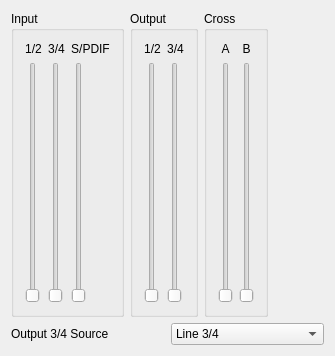
<ui version="4.0" >
 <comment>Copyright (C) 2005-2008 by Daniel Wagner
	
	This file is part of FFADO
	FFADO = Free FireWire (pro-)audio drivers for linux
	
	FFADO is based upon FreeBoB.
	
	This program is free software: you can redistribute it and/or modify
	it under the terms of the GNU General Public License as published by
	the Free Software Foundation, either version 2 of the License, or
	(at your option) version 3 of the License.
	
	This program is distributed in the hope that it will be useful,
	but WITHOUT ANY WARRANTY; without even the implied warranty of
	MERCHANTABILITY or FITNESS FOR A PARTICULAR PURPOSE.  See the
	GNU General Public License for more details.
</comment>
 <class>BCoAudio5ControlUI</class>
 <widget class="QWidget" name="BCoAudio5ControlUI" >
  <property name="geometry" >
   <rect>
    <x>0</x>
    <y>0</y>
    <width>335</width>
    <height>356</height>
   </rect>
  </property>
  <property name="windowTitle" >
   <string>BridgeCo Audio 5 Control</string>
  </property>
  <layout class="QGridLayout" >
   <item row="1" column="0" >
    <widget class="QLabel" name="textLabel1_2_3_2" >
     <property name="text" >
      <string>Output 3/4 Source</string>
     </property>
     <property name="wordWrap" >
      <bool>false</bool>
     </property>
    </widget>
   </item>
   <item row="1" column="1" >
    <widget class="QComboBox" name="comboMixSource" >
     <item>
      <property name="text" >
       <string>Line 3/4</string>
      </property>
     </item>
     <item>
      <property name="text" >
       <string>Mix</string>
      </property>
     </item>
     <item>
      <property name="text" >
       <string>SPDIF</string>
      </property>
     </item>
    </widget>
   </item>
   <item row="0" column="0" colspan="2" >
    <layout class="QHBoxLayout" >
     <item>
      <widget class="QGroupBox" name="groupBox1" >
       <property name="title" >
        <string>Input</string>
       </property>
       <layout class="QGridLayout" >
        <item row="0" column="1" >
         <widget class="QLabel" name="textLabel2_2" >
          <property name="text" >
           <string>3/4</string>
          </property>
          <property name="alignment" >
           <set>Qt::AlignCenter</set>
          </property>
          <property name="wordWrap" >
           <bool>false</bool>
          </property>
         </widget>
        </item>
        <item row="0" column="2" >
         <widget class="QLabel" name="textLabel2_4_2" >
          <property name="text" >
           <string>S/PDIF</string>
          </property>
          <property name="alignment" >
           <set>Qt::AlignCenter</set>
          </property>
          <property name="wordWrap" >
           <bool>false</bool>
          </property>
         </widget>
        </item>
        <item row="1" column="2" >
         <widget class="QSlider" name="sldInputSPDIF" >
          <property name="minimum" >
           <number>0</number>
          </property>
          <property name="maximum" >
           <number>32767</number>
          </property>
          <property name="singleStep" >
           <number>10000</number>
          </property>
          <property name="pageStep" >
           <number>1000</number>
          </property>
          <property name="orientation" >
           <enum>Qt::Vertical</enum>
          </property>
          <property name="tickInterval" >
           <number>10000</number>
          </property>
         </widget>
        </item>
        <item row="1" column="1" >
         <widget class="QSlider" name="sldInput34" >
          <property name="minimum" >
           <number>0</number>
          </property>
          <property name="maximum" >
           <number>32767</number>
          </property>
          <property name="singleStep" >
           <number>10000</number>
          </property>
          <property name="pageStep" >
           <number>1000</number>
          </property>
          <property name="orientation" >
           <enum>Qt::Vertical</enum>
          </property>
          <property name="tickInterval" >
           <number>10000</number>
          </property>
         </widget>
        </item>
        <item row="0" column="0" >
         <widget class="QLabel" name="textLabel2" >
          <property name="text" >
           <string>1/2</string>
          </property>
          <property name="alignment" >
           <set>Qt::AlignCenter</set>
          </property>
          <property name="wordWrap" >
           <bool>false</bool>
          </property>
         </widget>
        </item>
        <item row="1" column="0" >
         <widget class="QSlider" name="sldInput12" >
          <property name="minimum" >
           <number>0</number>
          </property>
          <property name="maximum" >
           <number>32767</number>
          </property>
          <property name="singleStep" >
           <number>10000</number>
          </property>
          <property name="pageStep" >
           <number>1000</number>
          </property>
          <property name="orientation" >
           <enum>Qt::Vertical</enum>
          </property>
          <property name="tickInterval" >
           <number>10000</number>
          </property>
         </widget>
        </item>
       </layout>
      </widget>
     </item>
     <item>
      <widget class="QGroupBox" name="groupBox1_2" >
       <property name="title" >
        <string>Output</string>
       </property>
       <layout class="QGridLayout" >
        <item row="0" column="0" >
         <widget class="QLabel" name="textLabel2_3" >
          <property name="text" >
           <string>1/2</string>
          </property>
          <property name="alignment" >
           <set>Qt::AlignCenter</set>
          </property>
          <property name="wordWrap" >
           <bool>false</bool>
          </property>
         </widget>
        </item>
        <item row="1" column="0" >
         <widget class="QSlider" name="sldOutput12" >
          <property name="minimum" >
           <number>0</number>
          </property>
          <property name="maximum" >
           <number>32767</number>
          </property>
          <property name="singleStep" >
           <number>10000</number>
          </property>
          <property name="pageStep" >
           <number>1000</number>
          </property>
          <property name="orientation" >
           <enum>Qt::Vertical</enum>
          </property>
          <property name="tickInterval" >
           <number>10000</number>
          </property>
         </widget>
        </item>
        <item row="1" column="1" >
         <widget class="QSlider" name="sldOutput34" >
          <property name="minimum" >
           <number>0</number>
          </property>
          <property name="maximum" >
           <number>32767</number>
          </property>
          <property name="singleStep" >
           <number>10000</number>
          </property>
          <property name="pageStep" >
           <number>1000</number>
          </property>
          <property name="orientation" >
           <enum>Qt::Vertical</enum>
          </property>
          <property name="tickInterval" >
           <number>10000</number>
          </property>
         </widget>
        </item>
        <item row="0" column="1" >
         <widget class="QLabel" name="textLabel2_2_2" >
          <property name="text" >
           <string>3/4</string>
          </property>
          <property name="alignment" >
           <set>Qt::AlignCenter</set>
          </property>
          <property name="wordWrap" >
           <bool>false</bool>
          </property>
         </widget>
        </item>
       </layout>
      </widget>
     </item>
     <item>
      <widget class="QGroupBox" name="groupBox1_2_2" >
       <property name="title" >
        <string>Cross</string>
       </property>
       <layout class="QGridLayout" >
        <item row="1" column="0" >
         <widget class="QSlider" name="sldCrossA" >
          <property name="minimum" >
           <number>0</number>
          </property>
          <property name="maximum" >
           <number>32767</number>
          </property>
          <property name="singleStep" >
           <number>10000</number>
          </property>
          <property name="pageStep" >
           <number>1000</number>
          </property>
          <property name="orientation" >
           <enum>Qt::Vertical</enum>
          </property>
          <property name="tickInterval" >
           <number>10000</number>
          </property>
         </widget>
        </item>
        <item row="1" column="1" >
         <widget class="QSlider" name="sldCrossB" >
          <property name="minimum" >
           <number>0</number>
          </property>
          <property name="maximum" >
           <number>32767</number>
          </property>
          <property name="singleStep" >
           <number>10000</number>
          </property>
          <property name="pageStep" >
           <number>1000</number>
          </property>
          <property name="orientation" >
           <enum>Qt::Vertical</enum>
          </property>
          <property name="tickInterval" >
           <number>10000</number>
          </property>
         </widget>
        </item>
        <item row="0" column="0" >
         <widget class="QLabel" name="textLabel2_3_2" >
          <property name="text" >
           <string>A</string>
          </property>
          <property name="alignment" >
           <set>Qt::AlignCenter</set>
          </property>
          <property name="wordWrap" >
           <bool>false</bool>
          </property>
         </widget>
        </item>
        <item row="0" column="1" >
         <widget class="QLabel" name="textLabel2_2_2_2" >
          <property name="text" >
           <string>B</string>
          </property>
          <property name="alignment" >
           <set>Qt::AlignCenter</set>
          </property>
          <property name="wordWrap" >
           <bool>false</bool>
          </property>
         </widget>
        </item>
       </layout>
      </widget>
     </item>
     <item>
      <spacer>
       <property name="orientation" >
        <enum>Qt::Horizontal</enum>
       </property>
       <property name="sizeType" >
        <enum>QSizePolicy::Expanding</enum>
       </property>
       <property name="sizeHint" >
        <size>
         <width>40</width>
         <height>20</height>
        </size>
       </property>
      </spacer>
     </item>
    </layout>
   </item>
  </layout>
 </widget>
 <layoutdefault spacing="6" margin="11" />
 <pixmapfunction>qPixmapFromMimeSource</pixmapfunction>
 <resources/>
 <connections>
  <connection>
   <sender>sldInput12</sender>
   <signal>sliderMoved(int)</signal>
   <receiver>BCoAudio5ControlUI</receiver>
   <slot>setVolumeIn12(int)</slot>
   <hints>
    <hint type="sourcelabel" >
     <x>20</x>
     <y>20</y>
    </hint>
    <hint type="destinationlabel" >
     <x>20</x>
     <y>20</y>
    </hint>
   </hints>
  </connection>
  <connection>
   <sender>sldInput34</sender>
   <signal>sliderMoved(int)</signal>
   <receiver>BCoAudio5ControlUI</receiver>
   <slot>setVolumeIn34(int)</slot>
   <hints>
    <hint type="sourcelabel" >
     <x>20</x>
     <y>20</y>
    </hint>
    <hint type="destinationlabel" >
     <x>20</x>
     <y>20</y>
    </hint>
   </hints>
  </connection>
  <connection>
   <sender>sldInputSPDIF</sender>
   <signal>sliderMoved(int)</signal>
   <receiver>BCoAudio5ControlUI</receiver>
   <slot>setVolumeInSPDIF(int)</slot>
   <hints>
    <hint type="sourcelabel" >
     <x>20</x>
     <y>20</y>
    </hint>
    <hint type="destinationlabel" >
     <x>20</x>
     <y>20</y>
    </hint>
   </hints>
  </connection>
  <connection>
   <sender>sldOutput12</sender>
   <signal>sliderMoved(int)</signal>
   <receiver>BCoAudio5ControlUI</receiver>
   <slot>setVolumeOut12(int)</slot>
   <hints>
    <hint type="sourcelabel" >
     <x>20</x>
     <y>20</y>
    </hint>
    <hint type="destinationlabel" >
     <x>20</x>
     <y>20</y>
    </hint>
   </hints>
  </connection>
  <connection>
   <sender>sldOutput34</sender>
   <signal>sliderMoved(int)</signal>
   <receiver>BCoAudio5ControlUI</receiver>
   <slot>setVolumeOut34(int)</slot>
   <hints>
    <hint type="sourcelabel" >
     <x>20</x>
     <y>20</y>
    </hint>
    <hint type="destinationlabel" >
     <x>20</x>
     <y>20</y>
    </hint>
   </hints>
  </connection>
  <connection>
   <sender>sldCrossA</sender>
   <signal>sliderMoved(int)</signal>
   <receiver>BCoAudio5ControlUI</receiver>
   <slot>setCrossA(int)</slot>
   <hints>
    <hint type="sourcelabel" >
     <x>20</x>
     <y>20</y>
    </hint>
    <hint type="destinationlabel" >
     <x>20</x>
     <y>20</y>
    </hint>
   </hints>
  </connection>
  <connection>
   <sender>sldCrossB</sender>
   <signal>sliderMoved(int)</signal>
   <receiver>BCoAudio5ControlUI</receiver>
   <slot>setCrossB(int)</slot>
   <hints>
    <hint type="sourcelabel" >
     <x>20</x>
     <y>20</y>
    </hint>
    <hint type="destinationlabel" >
     <x>20</x>
     <y>20</y>
    </hint>
   </hints>
  </connection>
  <connection>
   <sender>comboMixSource</sender>
   <signal>activated(int)</signal>
   <receiver>BCoAudio5ControlUI</receiver>
   <slot>setComboMixSource(int)</slot>
   <hints>
    <hint type="sourcelabel" >
     <x>20</x>
     <y>20</y>
    </hint>
    <hint type="destinationlabel" >
     <x>20</x>
     <y>20</y>
    </hint>
   </hints>
  </connection>
 </connections>
</ui>
